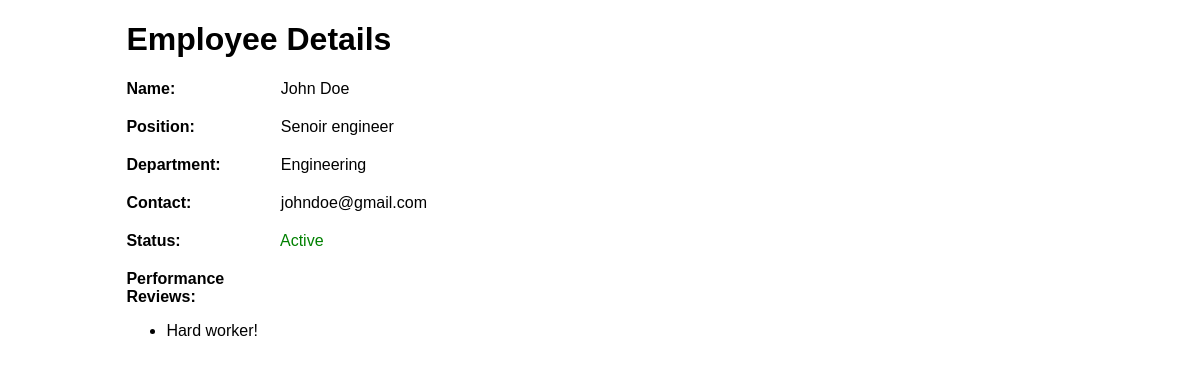
Page /employeeDetails.html?id=1 on the earlier database version.
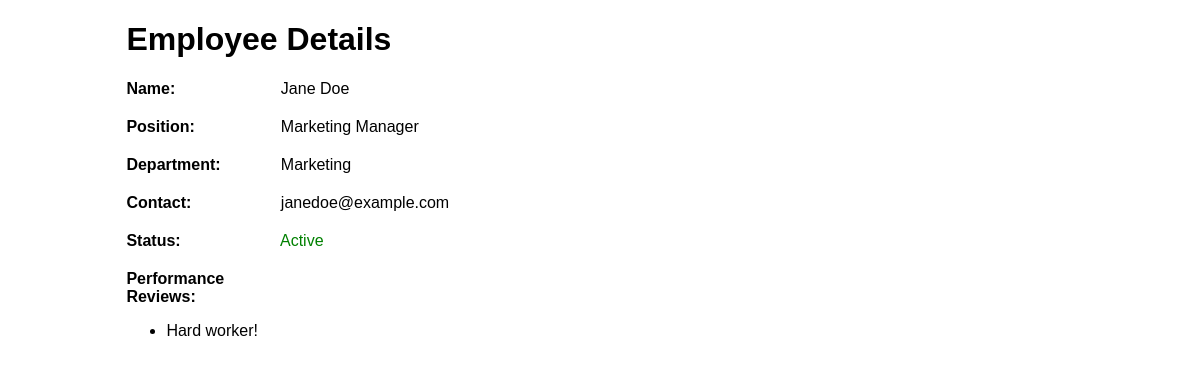
Same page on the later database version.
### tables this page shows
CREATE TABLE employees (
            id TEXT PRIMARY KEY,
            name TEXT NOT NULL,
            position TEXT NOT NULL,
            department TEXT NOT NULL,
            contact TEXT,
            active BOOLEAN NOT NULL,
            performance_reviews TEXT
        );

### app.py (the view)
@app.route("/employeeDetails.html")
def employee_details():
    employee_id = request.args.get('id')
    if not employee_id:
        return handle_invalid_data_response("Employee ID is required")
    is_valid, error = validate_employee_id(employee_id)
    if not is_valid:
        return handle_invalid_data_response(error)
    employee = get_employee_by_id(employee_id)
    if not employee:
        return jsonify({"status": "error", "message": "Employee not found"}), 404
    employee_data = dict(employee)
    employee_data['performance_reviews'] = json.loads(employee_data['performance_reviews'])
    return render_template('employeeDetails.html', employee=employee_data)

### app.py (called while the page is built)
def get_db_connection():
    conn = sqlite3.connect('employees.db')
    conn.row_factory = sqlite3.Row
    return conn

def validate_employee_id(employee_id):
    if not employee_id.isdigit():
        return False, "Employee ID must be an integer"
    return True, None

def get_employee_by_id(employee_id):
    conn = get_db_connection()
    employee = conn.execute('SELECT * FROM employees WHERE id = ?', (employee_id,)).fetchone()
    conn.close()
    return employee

### templates/employeeDetails.html (shortened to what this page needs)
<!DOCTYPE html>
<html lang="en">
<head>
</head>
<body>
    <div class="container">
        <h1>Employee Details</h1>
        <div class="employee-detail">
            <strong>Name:</strong> <span>{{ employee.name }}</span>
        </div>
        <div class="employee-detail">
            <strong>Position:</strong> <span>{{ employee.position }}</span>
        </div>
        <div class="employee-detail">
            <strong>Department:</strong> <span>{{ employee.department }}</span>
        </div>
        <div class="employee-detail">
            <strong>Contact:</strong> <span>{{ employee.contact }}</span>
        </div>
        <div class="employee-detail">
            <strong>Status:</strong>
            <span class="{{ 'status-active' if employee.active else 'status-inactive' }}">
                {{ 'Active' if employee.active else 'Not Active' }}
            </span>
        </div>
        <div class="employee-detail">
            <strong>Performance Reviews:</strong>
            <ul>
                {% for review in employee.performance_reviews %}
                    <li>{{ review }}</li>
                {% endfor %}
            </ul>
        </div>
    </div>
</body>
</html>

### templates/employeeDetails.html (style rules this page uses)
body { font-family: Arial, sans-serif; }
.container { width: 80%; margin: auto; }
.employee-detail { margin-bottom: 20px; }
.employee-detail strong { display: inline-block; width: 150px; }
.status-active { color: green; }

Differences in the rows shown:
changed employees "Active": name "John Doe" → "Jane Doe"; position "Senoir engineer" → "Marketing Manager"; department "Engineering" → "Marketing"; contact "johndoe@gmail.com" → "janedoe@example.com"
